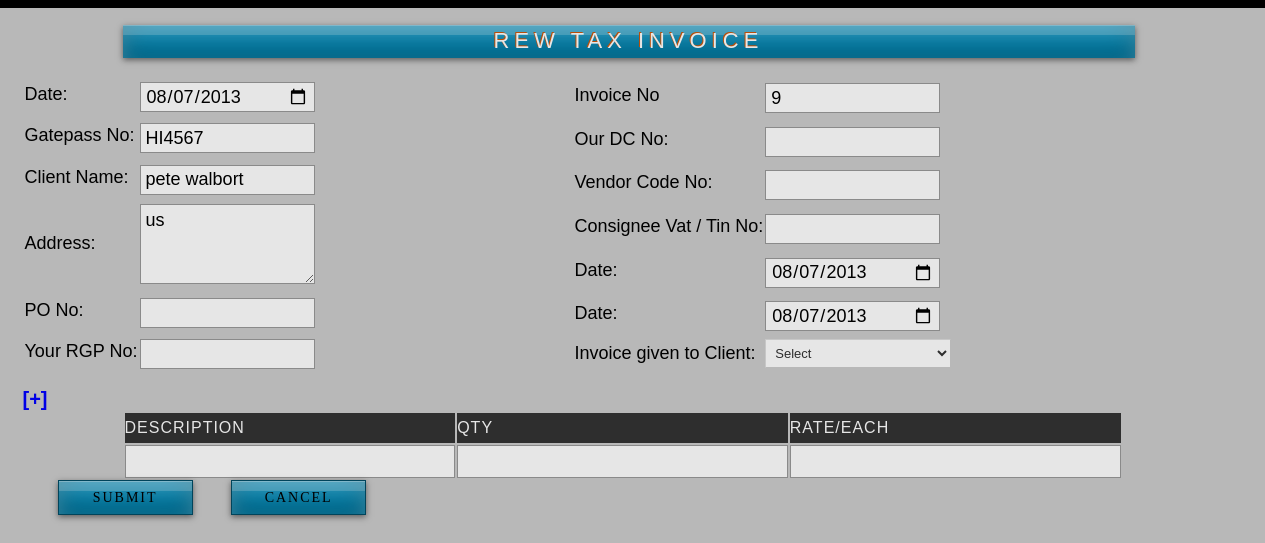
/invoicebasic.php?c_id1=3 (signed in), run on the app's committed database.
### tables this page shows
CREATE TABLE IF NOT EXISTS `gatepass` (
  `pass_id` int(10) NOT NULL AUTO_INCREMENT,
  `client_id` int(10) NOT NULL,
  `tin_no` varchar(30) NOT NULL,
  `cst_no` varchar(30) NOT NULL,
  `ex_ring` varchar(30) NOT NULL,
  `ex_no` varchar(30) NOT NULL,
  `ex_div` varchar(30) NOT NULL,
  `ex_com` varchar(30) NOT NULL,
  `g_no` varchar(25) NOT NULL,
  `g_date` date NOT NULL,
  `due_date` date NOT NULL,
  `req` char(50) NOT NULL,
  `dept` varchar(20) NOT NULL,
  `status` text NOT NULL,
  `t_ref_no` varchar(30) NOT NULL,
  `p_name` varchar(60) NOT NULL,
  `addr` text NOT NULL,
  `mode` char(25) NOT NULL,
  `time` time NOT NULL,
  `t_name` varchar(30) NOT NULL,
  `v_no` varchar(35) NOT NULL,
  `issue` varchar(40) NOT NULL,
  `total_qnt` int(20) NOT NULL,
  `total_amt` float NOT NULL,
  `req_by` varchar(40) NOT NULL,
  `appr_nm` varchar(20) NOT NULL,
  `date_tim` datetime NOT NULL,
  PRIMARY KEY (`pass_id`),
  UNIQUE KEY `g_no` (`g_no`)
);

CREATE TABLE IF NOT EXISTS `clients` (
  `c_id` int(11) NOT NULL AUTO_INCREMENT,
  `c_date` date NOT NULL,
  `client_name` varchar(40) NOT NULL,
  `comp_name` varchar(70) NOT NULL,
  `c_add1` text NOT NULL,
  `c_add2` text NOT NULL,
  `c_city` varchar(25) NOT NULL,
  `c_pin` int(11) NOT NULL,
  `c_ph` bigint(11) NOT NULL,
  `c_mo` bigint(11) NOT NULL,
  `c_email` varchar(40) NOT NULL,
  PRIMARY KEY (`c_id`)
);

CREATE TABLE IF NOT EXISTS `invoice` (
  `i_id` int(11) NOT NULL AUTO_INCREMENT,
  `q_date` date NOT NULL,
  `gatepass_no` varchar(20) NOT NULL,
  `c_id` int(11) NOT NULL,
  `c_comp` varchar(50) NOT NULL,
  `q_name` varchar(25) NOT NULL,
  `q_address` varchar(100) NOT NULL,
  `q_mo` bigint(11) NOT NULL,
  `po_no` int(20) NOT NULL,
  `rgp_no` int(20) NOT NULL,
  `dc_no` int(20) NOT NULL,
  `code_no` varchar(20) NOT NULL,
  `tin_no` int(20) NOT NULL,
  `date1` date NOT NULL,
  `date2` date NOT NULL,
  `given` int(2) NOT NULL,
  PRIMARY KEY (`i_id`)
);

### invoicebasic.php (the view, shortened to what this page needs)
<?php
$in=$_REQUEST['c_id1'];
$c_query="select * from clients where c_id='$in'";
$c_res=mysql_query($c_query);
$c_row=mysql_fetch_array($c_res);
$c_query2="select g_no from gatepass where client_id='$c_row[0]'";
$c_res2=mysql_query($c_query2);
$gate=mysql_result($c_res2,0);
$c_query1="select * from invoice order by i_id DESC";
$c_res1=mysql_query($c_query1);
if($c_row1=mysql_fetch_array($c_res1))
{
	$count=$c_row1[0];
	}
?>
<html>
<head>
<link rel="stylesheet" href="styles2.css" type="text/css" />
<link rel="stylesheet" href="styles.css" type="text/css" />
</head>
<body>
<div id="container">
    <div id="sub-header">
                <div class="quo">
                <form name="form5" action="" method="post" enctype="multipart/form-data">
                <br />
                <div class="quotationI"><center>REW TAX INVOICE</center></div>
                <br />
                <table class="q_info3" height="300px">
                <tr><td class="l_form">Date:</td><td><input name="q_date" class="q_in" type="date" value="<?php  echo date("Y-m-d"); ?>"/></td></tr>
                <tr><td class="l_form">Gatepass No:</td>
                <td>
                <input type="text" class="q_in" name="g_no" value="<?php echo $gate; ?>" readonly>
				</td>
                </tr>
                <tr><td class="l_form">Client Name:</td>
                <td>
                <input type="text" class="q_in" name="q_name" value="<?php echo $c_row[2]; ?>">
				</td>
                </tr>
                <tr><td class="l_form">Address:</td><td><textarea class="q_add" name="q_address"><?php echo $c_row[4]; ?></textarea></td></tr>
                <tr><td class="l_form">PO No:</td>
                <td>
                <input type="text" class="q_in" name="po_no" >
				</td>
                </tr>
                <tr><td class="l_form">Your RGP No:</td>
                <td>
                <input type="text" class="q_in" name="rgp" >
				</td></tr>
                </table>
                <table class="q_info5">
                <tr><td class="l_form">Invoice No</td>
                <td><input name="invoice" class="q_in" type="text" value="<?php echo $count+1; ?>" readonly /></td></tr>
                <tr><td class="l_form">Our DC No:</td>
                <td>
                <input type="text" class="q_in" name="dc" >
				</td></tr>
                 <tr><td class="l_form">Vendor Code No:</td>
                <td>
                <input type="text" name="vendr" class="q_in">
                				</td></tr>
                 <tr><td class="l_form">Consignee Vat / Tin No:</td>
                <td>
                <input type="text" class="q_in" name="tin_no" >
				</td></tr>
                 <tr><td class="l_form">Date:</td>
                <td>
                <input type="date" class="q_in" name="date1" value="<?php echo date('Y-m-d'); ?>" >
				</td></tr>
                <tr><td class="l_form">Date:</td>
                <td>
                <input type="date" class="q_in" name="date2" value="<?php echo date('Y-m-d'); ?>" >
				</td></tr>
                <tr>
                <td class="l_form">Invoice given to Client:</td>
                <td><select name="given">
                <option value="0">Select</option>
              </select>
              	</td>
                </tr>
                </table>
                <br />
                <table class="des">
                <tr>
                <td class="heading">DESCRIPTION</td>
                <td class="heading" >QTY</td>
                <td class="heading">RATE/EACH</td>
                </tr>
                <span style="color:#00f;font-size:20px;font-weight:bold;cursor:pointer;" onClick="add_phone_field()">[+]</span>
                <tr>
                <td>
                 <input class="des_in" type="text" name="d[]" id="0"><br>
                </td>
                <td>
                 <input class="des_q" type="text" name="q[]" id="0"><br>
                </td>
                <td>
                 <input class="des_r" type="text" name="r[]" id="0"><br>
                </td>
                </tr>
                </table>
                <div class="q_button5">
            	 <input name="submit" class="formbutton" value=" Submit " type="submit" onClick="javascript:return validateMyForm();" />
                <input name="cancel" class="formbutton" value="Cancel" type="submit" />
                </div>
                </form>
  				</div>
                </div>
</div>
</body>
</html>

### styles2.css (style rules this page uses)
body { background:#000; margin:0; padding:0; font-family: Verdana, Geneva, sans-serif; font-size: 13px; color: #000; }
* { margin:0; padding:0; }
form input, form select, form textarea { padding: 5px; color: #333333; border: 1px solid #ddd; border-right:1px solid #ccc; border-bottom:1px solid #ccc; background-color:#fff; font-family: Arial, Helvetica, sans-serif; font-size: 13px; }
form input.formbutton { color: #000; padding: 6px 8px; font-size: 14px; letter-spacing:2px; font-family: Arial, Helvetica, sans-serif; text-decoration: none; text-transform: uppercase; background: #00a1d2; margin-left: 35px; border: none; width:135px; height:35px; overflow: visible; font-family: Lucida Grande; border: 1px solid rgba(0,0,0,0.5); background:#09C; box-shadow: 0 2px 6px rgba(0,0,0,0.5), inset 0 1px rgba(255,255,255,0.3), inset 0 10px rgba(255,255,255,0.2), inset 0 10px 20px rgba(255,255,255,0.25), inset 0 -15px 30px rgba(0,0,0,0.3); -o-box-shadow: 0 2px 6px rgba(0,0,0,0.5), inset 0 1px rgba(255,255,255,0.3), inset 0 10px rgba(255,255,255,0.2), inset 0 10px 20px rgba(255,255,255,0.25), inset 0 -15px 30px rgba(0,0,0,0.3); -webkit-box-shadow: 0 2px 6px rgba(0,0,0,0.5), inset 0 1px rgba(255,255,255,0.3), inset 0 10px rgba(255,255,255,0.2), inset 0 10px 20px rgba(255,255,255,0.25), inset 0 -15px 30px rgba(0,0,0,0.3); -moz-box-shadow: 0 2px 6px rgba(0,0,0,0.5), inset 0 1px rgba(255,255,255,0.3), inset 0 10px rgba(255,255,255,0.2), inset 0 10px 20px rgba(255,255,255,0.25), inset 0 -15px 30px rgba(0,0,0,0.3); }
#container { width: 960px; margin: 0 auto; padding: 0px; }
div#sub-header { margin-top:8px; margin-bottom:5px; margin-left:-180px; width:1315px; height:1500px; background-color:#CCC; opacity:0.9; }
.quo { margin-left:50px; }
.quotationI { font-size:22px; color:#fff; font-family: Arial, Helvetica, sans-serif; font-weight:500; letter-spacing:5px; background-color:#F87B27; width:80%; height:30px; margin-left:100px; margin-top:2px; text-shadow:-1px -1px #CE5709; background: #F87B27 url('images/frontpage-link.png') repeat-x scroll top left; padding:3px 0px 0px 0px; background:#09C; box-shadow: 0 2px 6px rgba(0,0,0,0.5), inset 0 1px rgba(255,255,255,0.3), inset 0 10px rgba(255,255,255,0.2), inset 0 10px 20px rgba(255,255,255,0.25), inset 0 -15px 30px rgba(0,0,0,0.3); -o-box-shadow: 0 2px 6px rgba(0,0,0,0.5), inset 0 1px rgba(255,255,255,0.3), inset 0 10px rgba(255,255,255,0.2), inset 0 10px 20px rgba(255,255,255,0.25), inset 0 -15px 30px rgba(0,0,0,0.3); -webkit-box-shadow: 0 2px 6px rgba(0,0,0,0.5), inset 0 1px rgba(255,255,255,0.3), inset 0 10px rgba(255,255,255,0.2), inset 0 10px 20px rgba(255,255,255,0.25), inset 0 -15px 30px rgba(0,0,0,0.3); -moz-box-shadow: 0 2px 6px rgba(0,0,0,0.5), inset 0 1px rgba(255,255,255,0.3), inset 0 10px rgba(255,255,255,0.2), inset 0 10px 20px rgba(255,255,255,0.25), inset 0 -15px 30px rgba(0,0,0,0.3); }
.l_form { font-size:18px; color:#000; border:none; margin-left:125px; margin-top:5px; }
.q_in { width:175px; height:30px; border:1px solid #999; background-color:#FFF; font-size:18px; color:#000; margin-top: 5px; }
.q_info5 { margin-left:550px; margin-top:-300px; height:300px; }
.heading { background-color:#333; color:#FFF; height:30px; letter-spacing:1px; }
.des { width:1000px; margin-left:100px; }
.q_add { width:175px; height:80px; background-color:#FFF; font-size:18px; border:1px solid #999; color:#000; }
.des_in { width:100%; background-color:#FFF; font-size:18px; color:#000; border:1px solid #999; }
.des_r { width:100%; height:138%; background-color:#FFF; font-size:18px; color:#000; border:1px solid #999; }
.des_q { width:100%; background-color:#FFF; font-size:18px; color:#000; border:1px solid #999; }
select { width:186px; }
option { background:#FFF; color:#000; }

### data on the page
gatepass: g_no "HI4567"
clients: q_name "pete walbort", q_address "us"
invoice: invoice "9"
